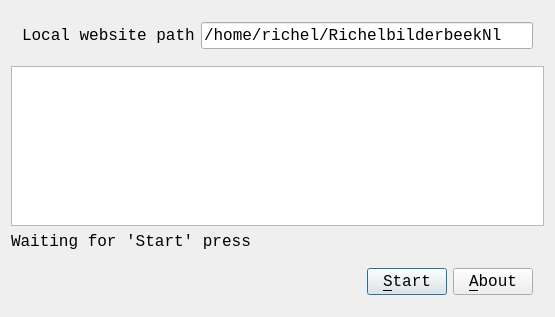
<?xml version="1.0" encoding="UTF-8"?>
<ui version="4.0">
 <class>DialogMain</class>
 <widget class="QDialog" name="DialogMain">
  <property name="geometry">
   <rect>
    <x>0</x>
    <y>0</y>
    <width>555</width>
    <height>317</height>
   </rect>
  </property>
  <property name="font">
   <font>
    <family>Courier New</family>
    <pointsize>12</pointsize>
   </font>
  </property>
  <property name="windowTitle">
   <string>HtmlValidator (C) 2010 Richel Bilderbeek</string>
  </property>
  <property name="windowIcon">
   <iconset resource="resources.qrc">
    <normaloff>:/images/R.png</normaloff>:/images/R.png</iconset>
  </property>
  <layout class="QVBoxLayout" name="verticalLayout">
   <item>
    <widget class="QWidget" name="widget_2" native="true">
     <layout class="QHBoxLayout" name="horizontalLayout_2">
      <item>
       <widget class="QLabel" name="label_path">
        <property name="text">
         <string>Local website path</string>
        </property>
       </widget>
      </item>
      <item>
       <widget class="QLineEdit" name="edit_path">
        <property name="text">
         <string>/home/richel/RichelbilderbeekNl</string>
        </property>
       </widget>
      </item>
     </layout>
    </widget>
   </item>
   <item>
    <widget class="QPlainTextEdit" name="text"/>
   </item>
   <item>
    <widget class="QLabel" name="label_out">
     <property name="text">
      <string>Waiting for 'Start' press</string>
     </property>
    </widget>
   </item>
   <item>
    <widget class="QWidget" name="widget" native="true">
     <layout class="QHBoxLayout" name="horizontalLayout">
      <item>
       <spacer name="horizontalSpacer">
        <property name="orientation">
         <enum>Qt::Horizontal</enum>
        </property>
        <property name="sizeHint" stdset="0">
         <size>
          <width>334</width>
          <height>20</height>
         </size>
        </property>
       </spacer>
      </item>
      <item>
       <widget class="QPushButton" name="button_start">
        <property name="text">
         <string>&amp;Start</string>
        </property>
       </widget>
      </item>
      <item>
       <widget class="QPushButton" name="button_about">
        <property name="text">
         <string>&amp;About</string>
        </property>
       </widget>
      </item>
     </layout>
    </widget>
   </item>
  </layout>
 </widget>
 <layoutdefault spacing="6" margin="11"/>
 <resources>
  <include location="resources.qrc"/>
 </resources>
 <connections/>
</ui>
